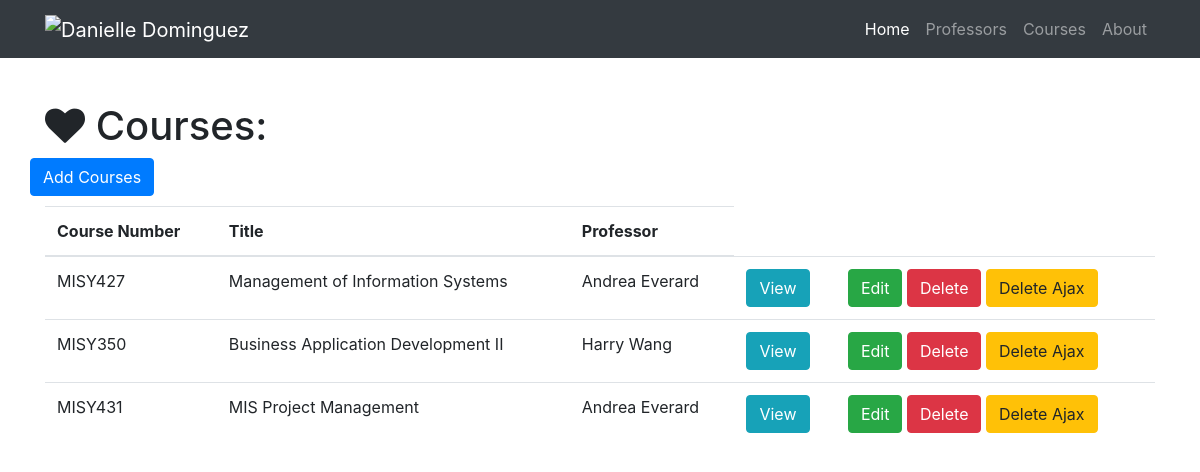
Screenshot of /courses with the database file from the repository.
### resume.py (models this page shows)
class Course(db.Model):
    __tablename__ = 'courses'
    id = db.Column(db.Integer, primary_key=True)
    title = db.Column(db.String(256))
    number = db.Column(db.Integer)
    description = db.Column(db.Text)
    professor_id = db.Column(db.Integer, db.ForeignKey('professors.id'))

class Professor(db.Model):
    __tablename__ = 'professors'
    id = db.Column(db.Integer, primary_key=True)
    name = db.Column(db.String(64))
    department = db.Column(db.Text)
    courses = db.relationship('Course', backref='professor', cascade="delete")

### resume.py (the view)
@app.route('/courses')
def show_all_courses():
    courses = Course.query.all()
    return render_template('course-all.html', courses=courses)

### templates/course-all.html (shortened to what this page needs)
{% extends "home-base.html"%}
{% block page_content%}
  <div class="container">
    <h1 class="mt-5"><i class="fa fa-heart" aria-hidden="true"></i> Courses:</h1>
    <div class="row bottom-margin">
      <a href="/course/add" class="btn btn-primary" role="button" aria-disabled="true">Add Courses</a>
    </div>
    {% if courses %}
      <table class="table">
        <thead>
          <tr>
            <th>Course Number</th>
            <th>Title</th>
            <th>Professor</th>
          </tr>
        </thead>
        <tbody>
          {% for course in courses %}
          <tr>
              <td>{{course.number}}</td>
              <td>{{course.title}}</td>
              <td>{{course.professor.name}}</td>
              <td>
              <button type="button" class="btn btn-info" data-toggle="modal" data-target="#{{course.id}}">
                View
              </button>
              </td>
              <td>
                <a href="/course/edit/{{course.id}}" class="btn btn-success" role="button" aria-disabled="true">Edit</a>
                <a href="/course/delete/{{course.id}}" class="btn btn-danger" role="button" aria-disabled="true">Delete</a>
                <button class="btn btn-warning delete_ajax_btn" data-course-id="{{course.id}}">Delete Ajax</button>
              </td>
          </tr>
          {% endfor%}
        </tbody>
      </table>
    {% else %}
      <h3>There are no courses in the database yet.</h3>
    {% endif %}
  </div>
{% endblock%}

### static/resume.css (style rules this page uses)
body { padding-top: 54px; }
.bottom-margin { margin-bottom: 10px; }

### rows the page displays
Course: number "MISY427", title "Management of Information Systems", professor.name "Andrea Everard"
Course: number "MISY350", title "Business Application Development II", professor.name "Harry Wang"
Course: number "MISY431", title "MIS Project Management", professor.name "Andrea Everard"
